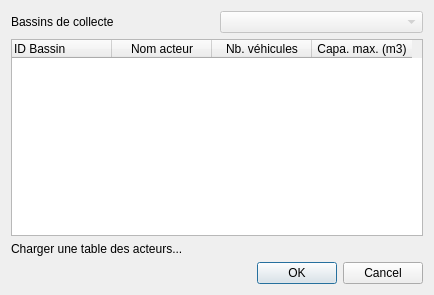
<?xml version="1.0" encoding="UTF-8"?>
<ui version="4.0">
 <class>Dialog</class>
 <widget class="QDialog" name="Dialog">
  <property name="geometry">
   <rect>
    <x>0</x>
    <y>0</y>
    <width>434</width>
    <height>295</height>
   </rect>
  </property>
  <property name="windowTitle">
   <string>Dialog</string>
  </property>
  <layout class="QVBoxLayout" name="verticalLayout">
   <item>
    <layout class="QHBoxLayout" name="horizontalLayout_3">
     <item>
      <widget class="QLabel" name="label_2">
       <property name="text">
        <string>Bassins de collecte</string>
       </property>
      </widget>
     </item>
     <item>
      <widget class="QgsMapLayerComboBox" name="bassinLayer_CBox">
       <property name="enabled">
        <bool>false</bool>
       </property>
      </widget>
     </item>
    </layout>
   </item>
   <item>
    <widget class="QTableWidget" name="tableWidget">
     <property name="sizePolicy">
      <sizepolicy hsizetype="Expanding" vsizetype="Expanding">
       <horstretch>0</horstretch>
       <verstretch>0</verstretch>
      </sizepolicy>
     </property>
     <property name="showGrid">
      <bool>true</bool>
     </property>
     <property name="sortingEnabled">
      <bool>false</bool>
     </property>
     <column>
      <property name="text">
       <string>ID Bassin</string>
      </property>
      <property name="textAlignment">
       <set>AlignLeading|AlignBottom</set>
      </property>
     </column>
     <column>
      <property name="text">
       <string>Nom acteur</string>
      </property>
     </column>
     <column>
      <property name="text">
       <string>Nb. véhicules</string>
      </property>
     </column>
     <column>
      <property name="text">
       <string>Capa. max. (m3)</string>
      </property>
     </column>
    </widget>
   </item>
   <item>
    <layout class="QHBoxLayout" name="horizontalLayout">
     <item>
      <widget class="QLabel" name="label">
       <property name="text">
        <string>Charger une table des acteurs...</string>
       </property>
      </widget>
     </item>
     <item>
      <widget class="QgsFileWidget" name="mQgsFileWidget"/>
     </item>
    </layout>
   </item>
   <item>
    <widget class="QDialogButtonBox" name="buttonBox">
     <property name="orientation">
      <enum>Qt::Horizontal</enum>
     </property>
     <property name="standardButtons">
      <set>QDialogButtonBox::Cancel|QDialogButtonBox::Ok</set>
     </property>
    </widget>
   </item>
  </layout>
 </widget>
 <customwidgets>
  <customwidget>
   <class>QgsFileWidget</class>
   <extends>QWidget</extends>
   <header>qgsfilewidget.h</header>
  </customwidget>
  <customwidget>
   <class>QgsMapLayerComboBox</class>
   <extends>QComboBox</extends>
   <header>qgsmaplayercombobox.h</header>
  </customwidget>
 </customwidgets>
 <resources/>
 <connections>
  <connection>
   <sender>buttonBox</sender>
   <signal>accepted()</signal>
   <receiver>Dialog</receiver>
   <slot>accept()</slot>
   <hints>
    <hint type="sourcelabel">
     <x>248</x>
     <y>254</y>
    </hint>
    <hint type="destinationlabel">
     <x>157</x>
     <y>274</y>
    </hint>
   </hints>
  </connection>
  <connection>
   <sender>buttonBox</sender>
   <signal>rejected()</signal>
   <receiver>Dialog</receiver>
   <slot>reject()</slot>
   <hints>
    <hint type="sourcelabel">
     <x>316</x>
     <y>260</y>
    </hint>
    <hint type="destinationlabel">
     <x>286</x>
     <y>274</y>
    </hint>
   </hints>
  </connection>
 </connections>
</ui>
